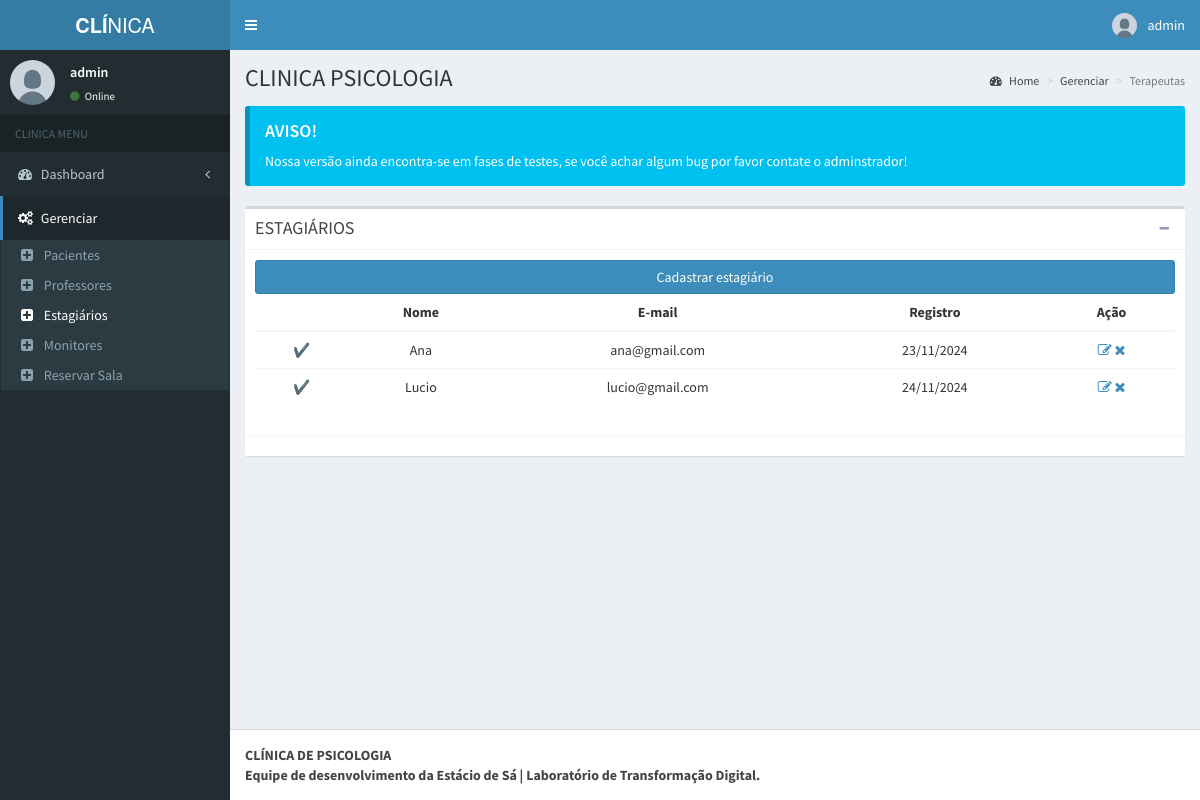
The page /admin/pages/layout/terapeutas.php (signed in) on the database as committed earlier.
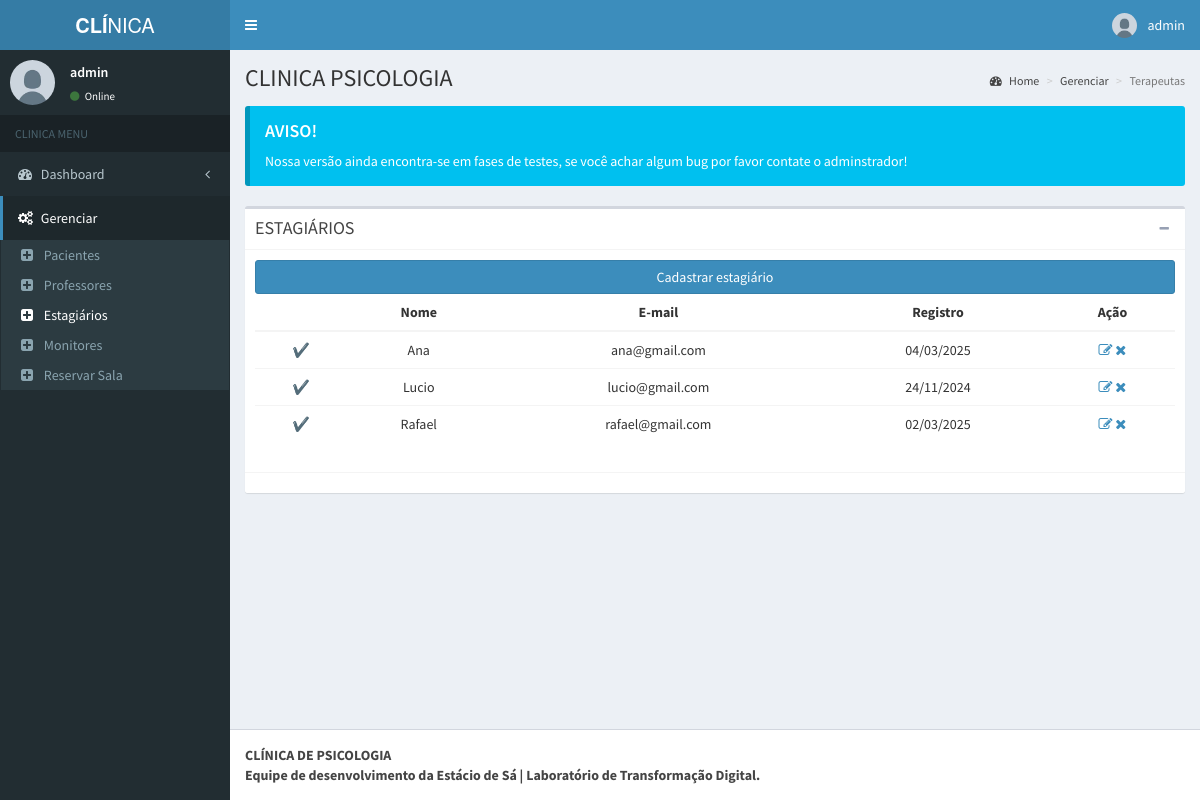
The same page on the database as committed later.
### tables this page shows
CREATE TABLE `tbl_user_terapeuta` (
  `id` int(11) NOT NULL,
  `id_disponibilidade` int(11) UNSIGNED NOT NULL,
  `id_professor` int(11) NOT NULL,
  `nome` varchar(50) NOT NULL,
  `usuario` varchar(20) NOT NULL,
  `email` varchar(100) NOT NULL,
  `senha` varchar(255) NOT NULL,
  `date` timestamp NOT NULL DEFAULT current_timestamp() ON UPDATE current_timestamp()
);

### admin/pages/layout/terapeutas.php (the view, shortened to what the changed rows need)
<?php
include('../../../db/conexao.php');
?>
<!DOCTYPE html>
<html>
<head>
  <link rel="stylesheet" href="../../bootstrap/css/bootstrap.min.css">
  <link rel="stylesheet" href="https://maxcdn.bootstrapcdn.com/font-awesome/4.4.0/css/font-awesome.min.css">
  <link rel="stylesheet" href="https://code.ionicframework.com/ionicons/2.0.1/css/ionicons.min.css">
  <link rel="stylesheet" href="../../dist/css/AdminLTE.min.css">
  <link rel="stylesheet" href="../../dist/css/skins/_all-skins.min.css">
</head>
<body class="hold-transition skin-blue fixed sidebar-mini">
  <div class="wrapper">
    <div class="content-wrapper">
      <section class="content-header">
        <h1>
          CLINICA PSICOLOGIA
        </h1>
      </section>
      <section class="content">
        <div class="box">
          <div class="box-body">
            <div>
              <table class="table table-hover text-center">
                <thead class="table-dark">
                  <tr>
                    <th></th>
                    <th scope="col">Nome</th>
                    <th scope="col">E-mail</th>
                    <th scope="col">Registro</th>
                    <th scope="col">Ação</th>
                  </tr>
                </thead>
                <tbody>
                  <?php
                  $sql = "SELECT * FROM tbl_user_terapeuta";
                  $result = mysqli_query($mysqli, $sql);
                  while ($row = mysqli_fetch_assoc($result)) {
                  ?>
                    <tr>
                    <td><?php echo ($row['id_disponibilidade']==2) ? "❌" : "✔️" ?></td>
                      <td><?php echo $row["nome"] ?></td>
                      <td><?php echo $row["email"] ?></td>
                      <td><?php echo date('d/m/Y', strtotime($row["date"])); ?></td>
                      <td style="background:white">
                        <a href="edit/edit-terapeuta.php?id=<?php echo $row["id"] ?>" class="link-dark"><i class="fa fa-edit"></i></a>
                        <a href="delete/delete-terapeuta.php?id=<?php echo $row["id"] ?>" class="link-dark"><i class="fa fa-remove"></i></a>
                      </td>
                    </tr>
                  <?php
                  }
                  ?>
                </tbody>
              </table>
            </div>
          </div>
        </div>
      </section>
    </div>
  </div>
</body>
</html>

Rows that differ between the two databases and show on the page:
changed tbl_user_terapeuta "Ana": date "23/11/2024" → "04/03/2025"
added tbl_user_terapeuta: nome "Rafael", email "rafael@gmail.com", date "02/03/2025"
